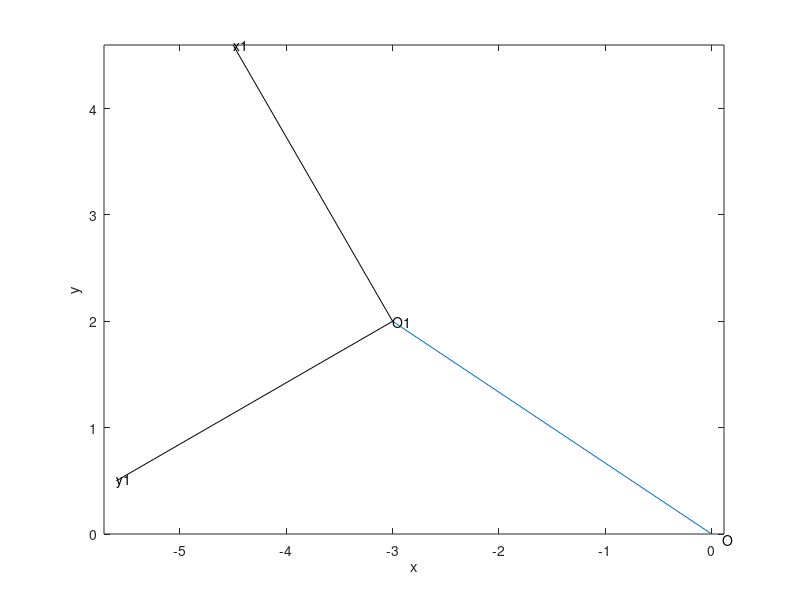

Source code (MATLAB):
%%%%%%%%%%%%% Antonia Tzemanaki %%%%%%%%%%
%%%%%%%%%%% Robotic Fundamentals %%%%%%%%%
%%%%%%%%%%%%%% September 2017 %%%%%%%%%%%%

%% This programme shows how to plot vectors
clc
clear
close all

%%
deg2rad = pi/180 ; % multiplying by this will convert degrees to rads

% Plot a new coordinate frame that is rotated counter-clockwise around z axis
% by 120 degrees and translated by p =[-3 2 0]'

p = [ -3 2 0 ]' ; % this is the vector
q = 120*deg2rad ; % this is the rotation angle of the new frame

%%
OOx = [ 0 ; p(1,1)] ;
OOy = [ 0 ; p(2,1)] ;
plot(OOx,OOy) % this plots the p vector
axis equal
text(0.1,-0.05,'O')
ylabel('y'), xlabel('x')
hold on

%%
f = 3 ; % random value which helps plot the axes of the new coordinate frame
OOxx = [ p(1,1) ; p(1,1)-f*sin(30*deg2rad) ] ;
OOxy = [ p(2,1) ; p(2,1)+f*cos(30*deg2rad) ] ;
plot(OOxx,OOxy,'k') % this plots the new x1 axis (with a length of 2)
text(p(1,1)-f*sin(30*deg2rad),p(2,1)+f*cos(30*deg2rad),'x1')
hold on

%%
OOyx = [ p(1,1) ; p(1,1)-f*sin(60*deg2rad) ] ;
OOyy = [ p(2,1) ; p(2,1)-f*cos(60*deg2rad) ] ;
plot(OOyx,OOyy,'k')  % this plots the new y1 axis (with a length of 2)
text(p(1,1)-f*sin(60*deg2rad),p(2,1)-f*cos(60*deg2rad),'y1')
text(p(1,1),p(2,1),'O1')
